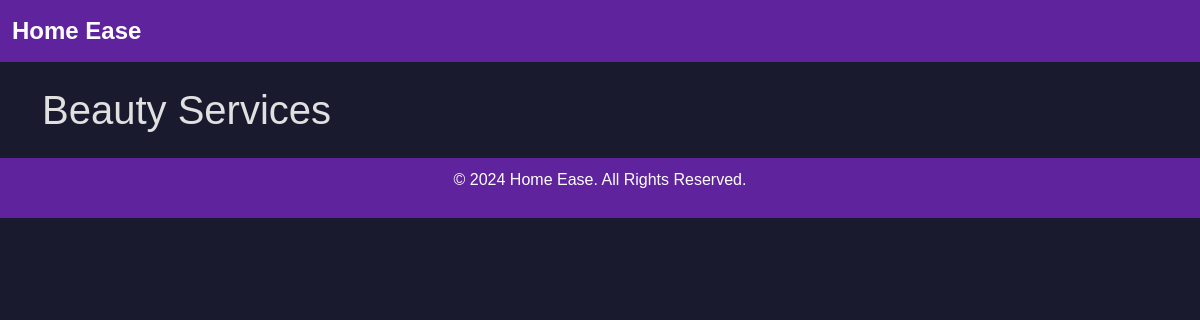
The page /beauty_services on the database as committed earlier.
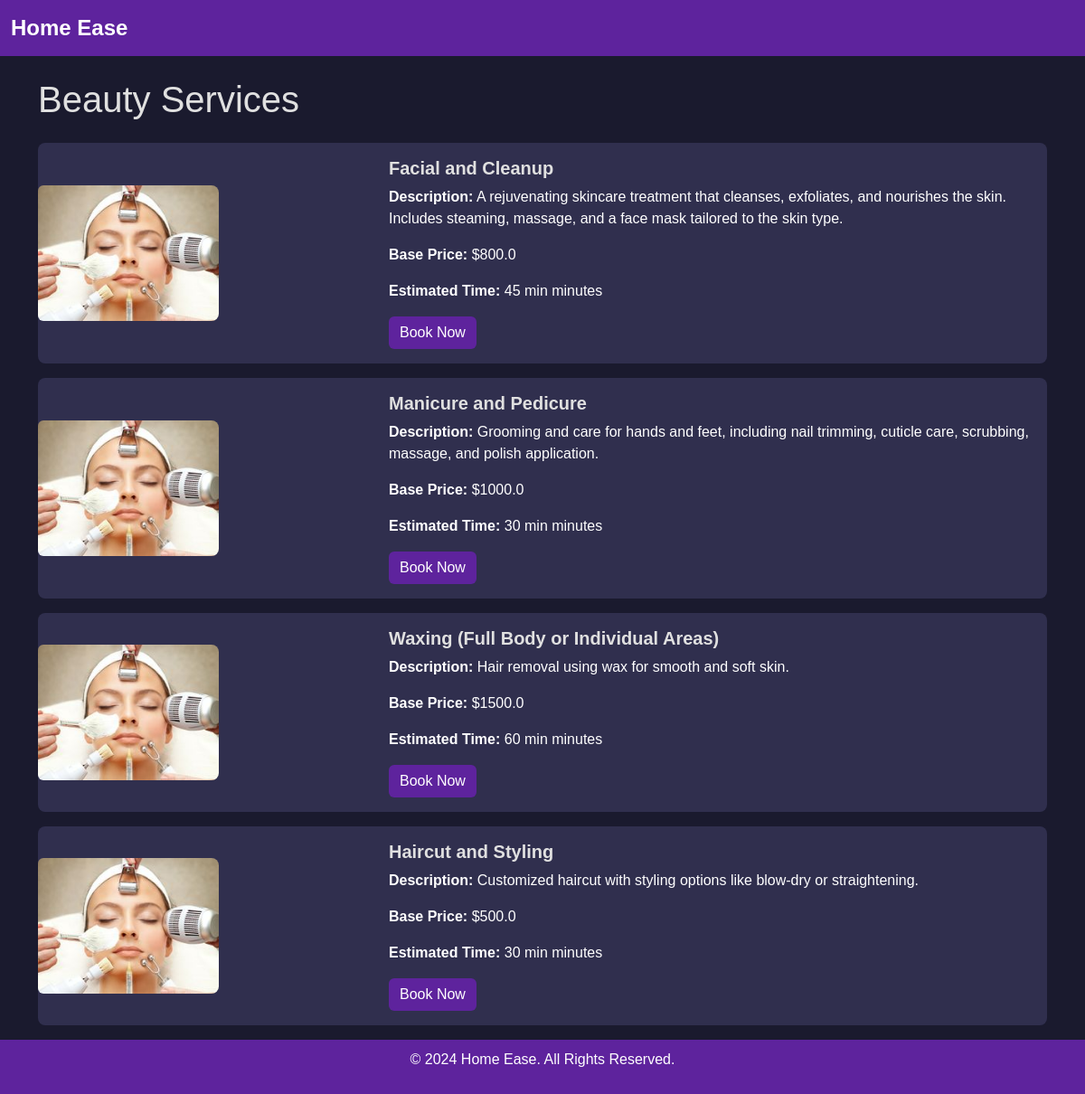
The same page on the database as committed later.
### app.py (models this page shows)
class Service(db.Model):
    id = db.Column(db.Integer, primary_key=True)
    name = db.Column(db.String(100), unique=True, nullable=False)
    type_of_service = db.Column(db.String(50), nullable=False)
    base_price = db.Column(db.Float, nullable=False)
    description = db.Column(db.Text)
    time_required = db.Column(db.Integer)  # Time in minutes
    created_at = db.Column(db.DateTime, default=datetime.utcnow)
    professionals = db.relationship('ProfessionalDetails', back_populates='service')
    service_requests = db.relationship('ServiceRequest', back_populates='service')

### app.py (the view)
@app.route('/beauty_services')
def beauty_services():
    beauty_services = Service.query.filter_by(type_of_service="beauty services").all()
    return render_template('beauty_services.html', services=beauty_services)

### templates/beauty_services.html (shortened to what this page needs)
<!doctype html>
<html lang="en">
<head>
    <link href="https://cdn.jsdelivr.net/npm/bootstrap@5.3.3/dist/css/bootstrap.min.css" rel="stylesheet">
    <link rel="stylesheet" href="/static/css/styles.css">
</head>
<body>
    <nav class="navbar navbar-expand-lg navbar-light bg-light">
        <div class="container-fluid">
            <a class="navbar-brand" href="/">Home Ease</a>
        </div>
    </nav>
    <div class="container mt-4">
        <h1 class="mb-4">Beauty Services</h1>
        {% for service in services %}
        <div class="card mb-3">
            <div class="row g-0 align-items-center">
                <div class="col-md-4">
                    <img src="static\images\default_beauty.jpg" class="img-fluid rounded-start"
                        alt="{{ service.name }}">
                </div>
                <div class="col-md-8">
                    <div class="card-body">
                        <h5 class="card-title">{{ service.name }}</h5>
                        <p class="card-text"><strong>Description:</strong> {{ service.description }}</p>
                        <p class="card-text"><strong>Base Price:</strong> ${{ service.base_price }}</p>
                        <p class="card-text"><strong>Estimated Time:</strong> {{ service.time_required }} minutes</p>
                        <form action="/book_service" method="post" class="mt-3">
                            <form action="/book_service" method="post" class="mt-3">
                                <button type="submit" class="btn btn-success">Book Now</button>
                            </form>
                        </form>
                    </div>
                </div>
            </div>
        </div>
        {% endfor %}
    </div>
    <footer>
        <p>&copy; 2024 Home Ease. All Rights Reserved.</p>
    </footer>
</body>
</html>

### static/css/styles.css (style rules this page uses)
body { font-family: 'Arial', sans-serif; background-color: #1a1a2e; color: #e0e0e0; margin: 0; padding: 0; }
img { width: 200px; height: 200px; object-fit: cover; border-radius: 8px; }
.navbar { background-color: #5e239d !important; }
.navbar-brand { font-size: 1.5rem; font-weight: bold; color: #fff !important; }
.card { background-color: #302f4e; color: #fff; border: none; transition: transform 0.2s ease, box-shadow 0.3s ease; border-radius: 8px; overflow: hidden; }
.card img { border-radius: 8px; transition: transform 0.3s ease; }
.card-title { color: #e0e0e0; font-weight: bold; }
.card .btn { background-color: #5e239d; color: #fff; border: none; transition: background-color 0.3s ease; }
footer { background-color: #5e239d; color: #fff; padding: 10px 0; text-align: center; }

Rows that differ between the two databases and show on the page:
added Service: name "Facial and Cleanup", description "A rejuvenating skincare treatment that cleanses, exfoliates, and nourishes the skin. Includes steaming, massage, and a face mask tailored to the skin type.", base_price "800.0", time_required "45 min"
added Service: name "Manicure and Pedicure", description "Grooming and care for hands and feet, including nail trimming, cuticle care, scrubbing, massage, and polish application.", base_price "1000.0", time_required "30 min"
added Service: name "Waxing (Full Body or Individual Areas)", description "Hair removal using wax for smooth and soft skin.", base_price "1500.0", time_required "60 min"
added Service: name "Haircut and Styling", description "Customized haircut with styling options like blow-dry or straightening.", base_price "500.0", time_required "30 min"
